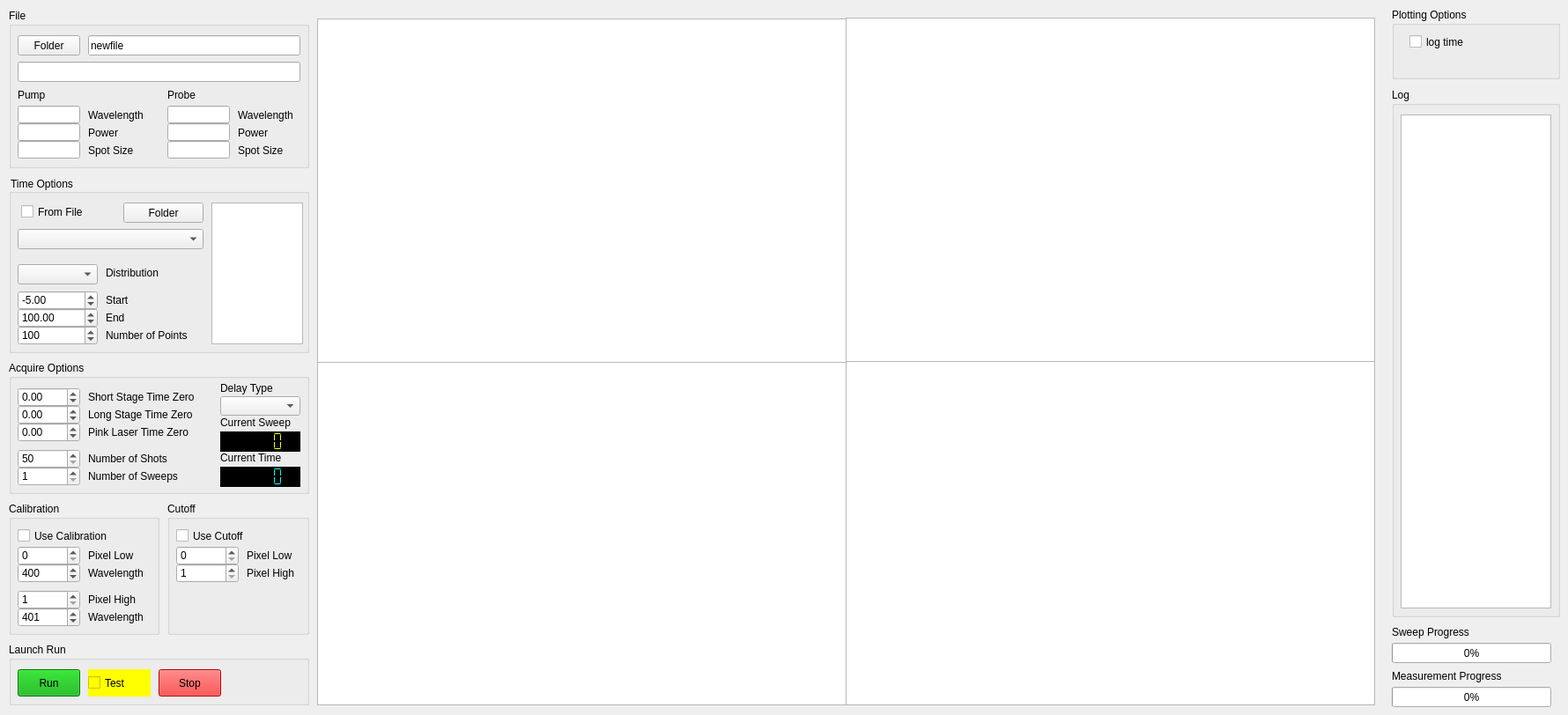
    <widget class="QWidget" name="acquisition_tab">
     <attribute name="title">
      <string>Acquisition</string>
     </attribute>
     <widget class="QGroupBox" name="a_times_box">
      <property name="geometry">
       <rect>
        <x>10</x>
        <y>200</y>
        <width>341</width>
        <height>201</height>
       </rect>
      </property>
      <property name="styleSheet">
       <string notr="true">alternate-background-color: rgb(115, 115, 115);</string>
      </property>
      <property name="title">
       <string>Time Options</string>
      </property>
      <widget class="QComboBox" name="a_distribution_dd">
       <property name="geometry">
        <rect>
         <x>10</x>
         <y>100</y>
         <width>91</width>
         <height>23</height>
        </rect>
       </property>
      </widget>
      <widget class="QDoubleSpinBox" name="a_tstart_sb">
       <property name="geometry">
        <rect>
         <x>10</x>
         <y>130</y>
         <width>91</width>
         <height>22</height>
        </rect>
       </property>
       <property name="minimum">
        <double>-10.000000000000000</double>
       </property>
       <property name="maximum">
        <double>10.000000000000000</double>
       </property>
       <property name="value">
        <double>-5.000000000000000</double>
       </property>
      </widget>
      <widget class="QDoubleSpinBox" name="a_tend_sb">
       <property name="geometry">
        <rect>
         <x>10</x>
         <y>150</y>
         <width>91</width>
         <height>22</height>
        </rect>
       </property>
       <property name="maximum">
        <double>1000000.000000000000000</double>
       </property>
       <property name="singleStep">
        <double>100.000000000000000</double>
       </property>
       <property name="value">
        <double>100.000000000000000</double>
       </property>
      </widget>
      <widget class="QSpinBox" name="a_num_tpoints_sb">
       <property name="geometry">
        <rect>
         <x>10</x>
         <y>170</y>
         <width>91</width>
         <height>22</height>
        </rect>
       </property>
       <property name="minimum">
        <number>20</number>
       </property>
       <property name="maximum">
        <number>5000</number>
       </property>
       <property name="singleStep">
        <number>10</number>
       </property>
       <property name="value">
        <number>100</number>
       </property>
      </widget>
      <widget class="QCheckBox" name="a_timefile_cb">
       <property name="geometry">
        <rect>
         <x>14</x>
         <y>30</y>
         <width>91</width>
         <height>21</height>
        </rect>
       </property>
       <property name="text">
        <string>From File</string>
       </property>
      </widget>
      <widget class="QPushButton" name="a_timefile_btn">
       <property name="geometry">
        <rect>
         <x>130</x>
         <y>30</y>
         <width>91</width>
         <height>23</height>
        </rect>
       </property>
       <property name="text">
        <string>Folder</string>
       </property>
      </widget>
      <widget class="QLabel" name="label_3">
       <property name="geometry">
        <rect>
         <x>110</x>
         <y>100</y>
         <width>81</width>
         <height>20</height>
        </rect>
       </property>
       <property name="text">
        <string>Distribution</string>
       </property>
      </widget>
      <widget class="QLabel" name="label_4">
       <property name="geometry">
        <rect>
         <x>110</x>
         <y>130</y>
         <width>59</width>
         <height>21</height>
        </rect>
       </property>
       <property name="text">
        <string>Start</string>
       </property>
      </widget>
      <widget class="QLabel" name="label_20">
       <property name="geometry">
        <rect>
         <x>110</x>
         <y>150</y>
         <width>59</width>
         <height>21</height>
        </rect>
       </property>
       <property name="text">
        <string>End</string>
       </property>
      </widget>
      <widget class="QLabel" name="label_21">
       <property name="geometry">
        <rect>
         <x>110</x>
         <y>170</y>
         <width>111</width>
         <height>21</height>
        </rect>
       </property>
       <property name="text">
        <string>Number of Points</string>
       </property>
      </widget>
      <widget class="QPlainTextEdit" name="a_times_list">
       <property name="geometry">
        <rect>
         <x>230</x>
         <y>30</y>
         <width>104</width>
         <height>161</height>
        </rect>
       </property>
      </widget>
      <widget class="QComboBox" name="a_timefile_list">
       <property name="geometry">
        <rect>
         <x>10</x>
         <y>60</y>
         <width>211</width>
         <height>23</height>
        </rect>
       </property>
      </widget>
     </widget>
     <widget class="QGroupBox" name="a_file_box">
      <property name="enabled">
       <bool>true</bool>
      </property>
      <property name="geometry">
       <rect>
        <x>10</x>
        <y>10</y>
        <width>341</width>
        <height>181</height>
       </rect>
      </property>
      <property name="title">
       <string>File</string>
      </property>
      <widget class="QPushButton" name="a_folder_btn">
       <property name="geometry">
        <rect>
         <x>10</x>
         <y>30</y>
         <width>71</width>
         <height>23</height>
        </rect>
       </property>
       <property name="text">
        <string>Folder</string>
       </property>
      </widget>
      <widget class="QLineEdit" name="a_metadata_pump_wavelength">
       <property name="geometry">
        <rect>
         <x>10</x>
         <y>110</y>
         <width>71</width>
         <height>20</height>
        </rect>
       </property>
      </widget>
      <widget class="QLineEdit" name="a_metadata_pump_power">
       <property name="geometry">
        <rect>
         <x>10</x>
         <y>130</y>
         <width>71</width>
         <height>20</height>
        </rect>
       </property>
      </widget>
      <widget class="QLineEdit" name="a_metadata_pump_spotsize">
       <property name="geometry">
        <rect>
         <x>10</x>
         <y>150</y>
         <width>71</width>
         <height>20</height>
        </rect>
       </property>
      </widget>
      <widget class="QLabel" name="label_65">
       <property name="geometry">
        <rect>
         <x>90</x>
         <y>110</y>
         <width>71</width>
         <height>21</height>
        </rect>
       </property>
       <property name="text">
        <string>Wavelength</string>
       </property>
      </widget>
      <widget class="QLabel" name="label_66">
       <property name="geometry">
        <rect>
         <x>90</x>
         <y>130</y>
         <width>47</width>
         <height>21</height>
        </rect>
       </property>
       <property name="text">
        <string>Power</string>
       </property>
      </widget>
      <widget class="QLabel" name="label_67">
       <property name="geometry">
        <rect>
         <x>90</x>
         <y>150</y>
         <width>61</width>
         <height>21</height>
        </rect>
       </property>
       <property name="text">
        <string>Spot Size</string>
       </property>
      </widget>
      <widget class="QLineEdit" name="a_metadata_probe_wavelength">
       <property name="geometry">
        <rect>
         <x>180</x>
         <y>110</y>
         <width>71</width>
         <height>20</height>
        </rect>
       </property>
      </widget>
      <widget class="QLabel" name="label_68">
       <property name="geometry">
        <rect>
         <x>260</x>
         <y>110</y>
         <width>71</width>
         <height>21</height>
        </rect>
       </property>
       <property name="text">
        <string>Wavelength</string>
       </property>
      </widget>
      <widget class="QLineEdit" name="a_metadata_probe_spotsize">
       <property name="geometry">
        <rect>
         <x>180</x>
         <y>150</y>
         <width>71</width>
         <height>20</height>
        </rect>
       </property>
      </widget>
      <widget class="QLabel" name="label_69">
       <property name="geometry">
        <rect>
         <x>260</x>
         <y>150</y>
         <width>71</width>
         <height>21</height>
        </rect>
       </property>
       <property name="text">
        <string>Spot Size</string>
       </property>
      </widget>
      <widget class="QLineEdit" name="a_metadata_probe_power">
       <property name="geometry">
        <rect>
         <x>180</x>
         <y>130</y>
         <width>71</width>
         <height>20</height>
        </rect>
       </property>
      </widget>
      <widget class="QLabel" name="label_70">
       <property name="geometry">
        <rect>
         <x>260</x>
         <y>130</y>
         <width>47</width>
         <height>21</height>
        </rect>
       </property>
       <property name="text">
        <string>Power</string>
       </property>
      </widget>
      <widget class="QLineEdit" name="a_filepath_le">
       <property name="geometry">
        <rect>
         <x>10</x>
         <y>60</y>
         <width>321</width>
         <height>23</height>
        </rect>
       </property>
      </widget>
      <widget class="QLineEdit" name="a_filename_le">
       <property name="geometry">
        <rect>
         <x>90</x>
         <y>30</y>
         <width>241</width>
         <height>23</height>
        </rect>
       </property>
       <property name="text">
        <string>newfile</string>
       </property>
      </widget>
      <widget class="QLabel" name="label">
       <property name="geometry">
        <rect>
         <x>10</x>
         <y>90</y>
         <width>59</width>
         <height>15</height>
        </rect>
       </property>
       <property name="text">
        <string>Pump</string>
       </property>
      </widget>
      <widget class="QLabel" name="label_2">
       <property name="geometry">
        <rect>
         <x>180</x>
         <y>90</y>
         <width>59</width>
         <height>15</height>
        </rect>
       </property>
       <property name="text">
        <string>Probe</string>
       </property>
      </widget>
     </widget>
     <widget class="QGroupBox" name="a_acquire_box">
      <property name="geometry">
       <rect>
        <x>10</x>
        <y>410</y>
        <width>341</width>
        <height>151</height>
       </rect>
      </property>
      <property name="title">
       <string>Acquire Options</string>
      </property>
      <widget class="QDoubleSpinBox" name="a_shortstage_t0">
       <property name="geometry">
        <rect>
         <x>10</x>
         <y>30</y>
         <width>71</width>
         <height>22</height>
        </rect>
       </property>
       <property name="minimum">
        <double>-100000.000000000000000</double>
       </property>
       <property name="maximum">
        <double>100000.000000000000000</double>
       </property>
      </widget>
      <widget class="QDoubleSpinBox" name="a_longstage_t0">
       <property name="geometry">
        <rect>
         <x>10</x>
         <y>50</y>
         <width>71</width>
         <height>22</height>
        </rect>
       </property>
       <property name="minimum">
        <double>-1000000.000000000000000</double>
       </property>
       <property name="maximum">
        <double>1000000.000000000000000</double>
       </property>
      </widget>
      <widget class="QSpinBox" name="a_num_shots">
       <property name="geometry">
        <rect>
         <x>10</x>
         <y>100</y>
         <width>71</width>
         <height>22</height>
        </rect>
       </property>
       <property name="minimum">
        <number>50</number>
       </property>
       <property name="maximum">
        <number>10000</number>
       </property>
      </widget>
      <widget class="QLabel" name="label_5">
       <property name="geometry">
        <rect>
         <x>90</x>
         <y>30</y>
         <width>141</width>
         <height>21</height>
        </rect>
       </property>
       <property name="text">
        <string>Short Stage Time Zero</string>
       </property>
      </widget>
      <widget class="QLabel" name="label_6">
       <property name="geometry">
        <rect>
         <x>90</x>
         <y>50</y>
         <width>141</width>
         <height>21</height>
        </rect>
       </property>
       <property name="text">
        <string>Long Stage Time Zero</string>
       </property>
      </widget>
      <widget class="QLabel" name="label_7">
       <property name="geometry">
        <rect>
         <x>90</x>
         <y>100</y>
         <width>121</width>
         <height>21</height>
        </rect>
       </property>
       <property name="text">
        <string>Number of Shots</string>
       </property>
      </widget>
      <widget class="QSpinBox" name="a_num_sweeps">
       <property name="geometry">
        <rect>
         <x>10</x>
         <y>120</y>
         <width>71</width>
         <height>22</height>
        </rect>
       </property>
       <property name="minimum">
        <number>1</number>
       </property>
       <property name="maximum">
        <number>1000</number>
       </property>
      </widget>
      <widget class="QLabel" name="label_8">
       <property name="geometry">
        <rect>
         <x>90</x>
         <y>120</y>
         <width>121</width>
         <height>21</height>
        </rect>
       </property>
       <property name="text">
        <string>Number of Sweeps</string>
       </property>
      </widget>
      <widget class="QComboBox" name="a_delaytype_dd">
       <property name="geometry">
        <rect>
         <x>240</x>
         <y>40</y>
         <width>91</width>
         <height>22</height>
        </rect>
       </property>
      </widget>
      <widget class="QLabel" name="label_9">
       <property name="geometry">
        <rect>
         <x>240</x>
         <y>20</y>
         <width>91</width>
         <height>21</height>
        </rect>
       </property>
       <property name="text">
        <string>Delay Type</string>
       </property>
      </widget>
      <widget class="QLCDNumber" name="a_sweep_display">
       <property name="geometry">
        <rect>
         <x>240</x>
         <y>80</y>
         <width>91</width>
         <height>23</height>
        </rect>
       </property>
       <property name="styleSheet">
        <string notr="true">color: rgb(255, 255, 0);
background-color: rgb(0, 0, 0);</string>
       </property>
       <property name="segmentStyle">
        <enum>QLCDNumber::Flat</enum>
       </property>
      </widget>
      <widget class="QLabel" name="label_16">
       <property name="geometry">
        <rect>
         <x>240</x>
         <y>60</y>
         <width>91</width>
         <height>20</height>
        </rect>
       </property>
       <property name="text">
        <string>Current Sweep</string>
       </property>
      </widget>
      <widget class="QLCDNumber" name="a_time_display">
       <property name="geometry">
        <rect>
         <x>240</x>
         <y>120</y>
         <width>91</width>
         <height>23</height>
        </rect>
       </property>
       <property name="styleSheet">
        <string notr="true">background-color: rgb(0, 0, 0);
color: rgb(0, 255, 255);</string>
       </property>
       <property name="segmentStyle">
        <enum>QLCDNumber::Flat</enum>
       </property>
      </widget>
      <widget class="QLabel" name="label_17">
       <property name="geometry">
        <rect>
         <x>240</x>
         <y>100</y>
         <width>91</width>
         <height>20</height>
        </rect>
       </property>
       <property name="text">
        <string>Current Time</string>
       </property>
      </widget>
      <widget class="QDoubleSpinBox" name="a_pinklaser_t0">
       <property name="geometry">
        <rect>
         <x>10</x>
         <y>70</y>
         <width>71</width>
         <height>22</height>
        </rect>
       </property>
       <property name="minimum">
        <double>-1000000.000000000000000</double>
       </property>
       <property name="maximum">
        <double>1000000.000000000000000</double>
       </property>
      </widget>
      <widget class="QLabel" name="label_30">
       <property name="geometry">
        <rect>
         <x>90</x>
         <y>70</y>
         <width>141</width>
         <height>21</height>
        </rect>
       </property>
       <property name="text">
        <string>Pink Laser Time Zero</string>
       </property>
      </widget>
     </widget>
     <widget class="QGroupBox" name="a_calib_box">
      <property name="geometry">
       <rect>
        <x>10</x>
        <y>570</y>
        <width>171</width>
        <height>151</height>
       </rect>
      </property>
      <property name="title">
       <string>Calibration</string>
      </property>
      <widget class="QSpinBox" name="a_calib_pixel_low">
       <property name="geometry">
        <rect>
         <x>10</x>
         <y>50</y>
         <width>71</width>
         <height>22</height>
        </rect>
       </property>
       <property name="maximum">
        <number>1199</number>
       </property>
      </widget>
      <widget class="QSpinBox" name="a_calib_wave_low">
       <property name="geometry">
        <rect>
         <x>10</x>
         <y>70</y>
         <width>71</width>
         <height>22</height>
        </rect>
       </property>
       <property name="minimum">
        <number>200</number>
       </property>
       <property name="maximum">
        <number>2000</number>
       </property>
       <property name="value">
        <number>400</number>
       </property>
      </widget>
      <widget class="QSpinBox" name="a_calib_pixel_high">
       <property name="geometry">
        <rect>
         <x>10</x>
         <y>100</y>
         <width>71</width>
         <height>22</height>
        </rect>
       </property>
       <property name="minimum">
        <number>1</number>
       </property>
       <property name="maximum">
        <number>1200</number>
       </property>
      </widget>
      <widget class="QSpinBox" name="a_calib_wave_high">
       <property name="geometry">
        <rect>
         <x>10</x>
         <y>120</y>
         <width>71</width>
         <height>22</height>
        </rect>
       </property>
       <property name="minimum">
        <number>200</number>
       </property>
       <property name="maximum">
        <number>2000</number>
       </property>
       <property name="value">
        <number>401</number>
       </property>
      </widget>
      <widget class="QLabel" name="label_10">
       <property name="geometry">
        <rect>
         <x>90</x>
         <y>50</y>
         <width>81</width>
         <height>21</height>
        </rect>
       </property>
       <property name="text">
        <string>Pixel Low</string>
       </property>
      </widget>
      <widget class="QLabel" name="label_11">
       <property name="geometry">
        <rect>
         <x>90</x>
         <y>70</y>
         <width>71</width>
         <height>21</height>
        </rect>
       </property>
       <property name="text">
        <string>Wavelength</string>
       </property>
      </widget>
      <widget class="QLabel" name="label_12">
       <property name="geometry">
        <rect>
         <x>90</x>
         <y>100</y>
         <width>81</width>
         <height>21</height>
        </rect>
       </property>
       <property name="text">
        <string>Pixel High</string>
       </property>
      </widget>
      <widget class="QLabel" name="label_13">
       <property name="geometry">
        <rect>
         <x>90</x>
         <y>120</y>
         <width>71</width>
         <height>21</height>
        </rect>
       </property>
       <property name="text">
        <string>Wavelength</string>
       </property>
      </widget>
      <widget class="QCheckBox" name="a_use_calib">
       <property name="geometry">
        <rect>
         <x>10</x>
         <y>30</y>
         <width>161</width>
         <height>17</height>
        </rect>
       </property>
       <property name="text">
        <string>Use Calibration</string>
       </property>
       <property name="autoExclusive">
        <bool>false</bool>
       </property>
      </widget>
     </widget>
     <widget class="QGroupBox" name="a_launch_box">
      <property name="geometry">
       <rect>
        <x>10</x>
        <y>730</y>
        <width>341</width>
        <height>71</height>
       </rect>
      </property>
      <property name="title">
       <string>Launch Run</string>
      </property>
      <widget class="QPushButton" name="a_run_btn">
       <property name="geometry">
        <rect>
         <x>10</x>
         <y>30</y>
         <width>71</width>
         <height>31</height>
        </rect>
       </property>
       <property name="styleSheet">
        <string notr="true">background-color: rgb(0, 170, 0);</string>
       </property>
       <property name="text">
        <string>Run</string>
       </property>
      </widget>
      <widget class="QCheckBox" name="a_test_run_btn">
       <property name="geometry">
        <rect>
         <x>90</x>
         <y>30</y>
         <width>71</width>
         <height>31</height>
        </rect>
       </property>
       <property name="styleSheet">
        <string notr="true">background-color: rgb(255, 255, 0);</string>
       </property>
       <property name="text">
        <string>Test</string>
       </property>
      </widget>
      <widget class="QPushButton" name="a_stop_btn">
       <property name="geometry">
        <rect>
         <x>170</x>
         <y>30</y>
         <width>71</width>
         <height>31</height>
        </rect>
       </property>
       <property name="styleSheet">
        <string notr="true">background-color: rgb(255, 0, 0);</string>
       </property>
       <property name="text">
        <string>Stop</string>
       </property>
      </widget>
     </widget>
     <widget class="QGroupBox" name="groupBox_6">
      <property name="geometry">
       <rect>
        <x>1580</x>
        <y>9</y>
        <width>191</width>
        <height>81</height>
       </rect>
      </property>
      <property name="title">
       <string>Plotting Options</string>
      </property>
      <widget class="QCheckBox" name="a_plot_log_t_cb">
       <property name="geometry">
        <rect>
         <x>20</x>
         <y>30</y>
         <width>82</width>
         <height>17</height>
        </rect>
       </property>
       <property name="text">
        <string>log time</string>
       </property>
       <property name="autoExclusive">
        <bool>false</bool>
       </property>
      </widget>
     </widget>
     <widget class="QGroupBox" name="groupBox_7">
      <property name="geometry">
       <rect>
        <x>1580</x>
        <y>100</y>
        <width>191</width>
        <height>601</height>
       </rect>
      </property>
      <property name="title">
       <string>Log</string>
      </property>
      <widget class="QPlainTextEdit" name="a_history">
       <property name="geometry">
        <rect>
         <x>10</x>
         <y>30</y>
         <width>171</width>
         <height>561</height>
        </rect>
       </property>
      </widget>
     </widget>
     <widget class="PlotWidget" name="a_last_shot_graph">
      <property name="geometry">
       <rect>
        <x>960</x>
        <y>20</y>
        <width>601</width>
        <height>391</height>
       </rect>
      </property>
     </widget>
     <widget class="PlotWidget" name="a_spectra_graph">
      <property name="geometry">
       <rect>
        <x>960</x>
        <y>410</y>
        <width>601</width>
        <height>391</height>
       </rect>
      </property>
     </widget>
     <widget class="PlotWidget" name="a_kinetic_graph">
      <property name="geometry">
       <rect>
        <x>360</x>
        <y>410</y>
        <width>601</width>
        <height>391</height>
       </rect>
      </property>
     </widget>
     <widget class="ImageView" name="a_colourmap">
      <property name="geometry">
       <rect>
        <x>360</x>
        <y>21</y>
        <width>601</width>
        <height>391</height>
       </rect>
      </property>
     </widget>
     <widget class="QProgressBar" name="a_measurement_progress_bar">
      <property name="geometry">
       <rect>
        <x>1580</x>
        <y>780</y>
        <width>181</width>
        <height>23</height>
       </rect>
      </property>
      <property name="value">
       <number>0</number>
      </property>
     </widget>
     <widget class="QGroupBox" name="a_cutoff_box">
      <property name="geometry">
       <rect>
        <x>190</x>
        <y>570</y>
        <width>161</width>
        <height>151</height>
       </rect>
      </property>
      <property name="title">
       <string>Cutoff</string>
      </property>
      <widget class="QCheckBox" name="a_use_cutoff">
       <property name="geometry">
        <rect>
         <x>10</x>
         <y>30</y>
         <width>131</width>
         <height>17</height>
        </rect>
       </property>
       <property name="text">
        <string>Use Cutoff</string>
       </property>
       <property name="autoExclusive">
        <bool>false</bool>
       </property>
      </widget>
      <widget class="QLabel" name="label_15">
       <property name="geometry">
        <rect>
         <x>90</x>
         <y>70</y>
         <width>61</width>
         <height>21</height>
        </rect>
       </property>
       <property name="text">
        <string>Pixel High</string>
       </property>
      </widget>
      <widget class="QLabel" name="label_14">
       <property name="geometry">
        <rect>
         <x>90</x>
         <y>50</y>
         <width>61</width>
         <height>21</height>
        </rect>
       </property>
       <property name="text">
        <string>Pixel Low</string>
       </property>
      </widget>
      <widget class="QSpinBox" name="a_cutoff_pixel_high">
       <property name="geometry">
        <rect>
         <x>10</x>
         <y>70</y>
         <width>71</width>
         <height>22</height>
        </rect>
       </property>
       <property name="minimum">
        <number>1</number>
       </property>
       <property name="maximum">
        <number>1200</number>
       </property>
      </widget>
      <widget class="QSpinBox" name="a_cutoff_pixel_low">
       <property name="geometry">
        <rect>
         <x>10</x>
         <y>50</y>
         <width>71</width>
         <height>22</height>
        </rect>
       </property>
       <property name="maximum">
        <number>1199</number>
       </property>
      </widget>
     </widget>
     <widget class="QProgressBar" name="a_sweep_progress_bar">
      <property name="geometry">
       <rect>
        <x>1580</x>
        <y>730</y>
        <width>181</width>
        <height>23</height>
       </rect>
      </property>
      <property name="value">
       <number>0</number>
      </property>
     </widget>
     <widget class="QLabel" name="label_18">
      <property name="geometry">
       <rect>
        <x>1580</x>
        <y>760</y>
        <width>181</width>
        <height>16</height>
       </rect>
      </property>
      <property name="text">
       <string>Measurement Progress</string>
      </property>
     </widget>
     <widget class="QLabel" name="label_19">
      <property name="geometry">
       <rect>
        <x>1580</x>
        <y>710</y>
        <width>181</width>
        <height>16</height>
       </rect>
      </property>
      <property name="text">
       <string>Sweep Progress</string>
      </property>
     </widget>
    </widget>
